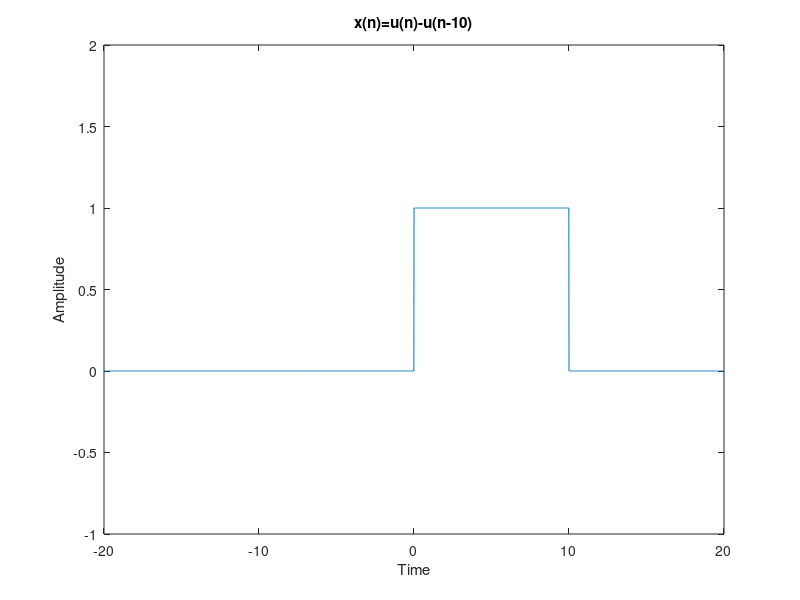

MATLAB code for this plot: (Note: this script raises an error after producing the figure.)
clc;
close all;
clear all;
n=-20:0.01:20;
for i=1:length(n)
    if(n(i)>=0)
        x1(i)=1;
    else
        x1(i)=0;
    end
end
for i=1:length(n)
    if(n(i)>=10)
        x2(i)=1;
    else
        x2(i)=0;
    end
end
X=x1-x2
figure(1)
plot(n,X);axis([-20 20 -1 2]);xlabel('Time');ylabel('Amplitude');title('x(n)=u(n)-u(n-10)')
syms z n
Xz=ztrans(X,n,z)
